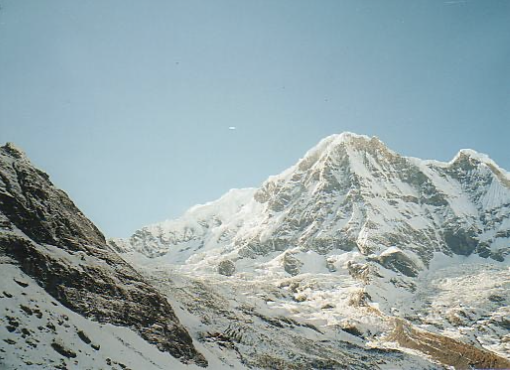
#> input picture mountain_left.jpg, 510 x 370 px
$ python test2.py
#> lines starting #> are read from the running program, lines starting #| are printed output that depends on the picture
import cv2
import numpy as np

# Read the two images
image1 = cv2.imread('mountain_left.jpg')
#> image1 is the input picture: shape (370, 510, 3); mean B, G, R 168.9, 166.1, 148.5
image2 = cv2.imread('mountain_right.jpg')
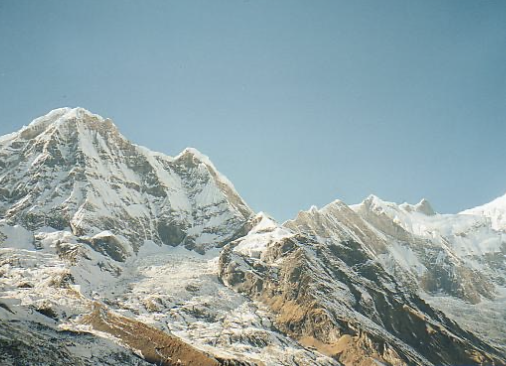
#> input picture mountain_right.jpg, 506 x 366 px
#> image2 is the input picture: shape (366, 506, 3); mean B, G, R 165.2, 163, 144.9

# Convert the images to grayscale
image1_gray = cv2.cvtColor(image1, cv2.COLOR_BGR2GRAY)
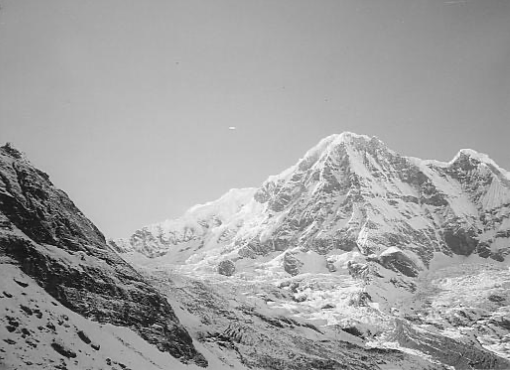
#> image1_gray: shape (370, 510); min 3, max 254, mean 161.1
image2_gray = cv2.cvtColor(image2, cv2.COLOR_BGR2GRAY)
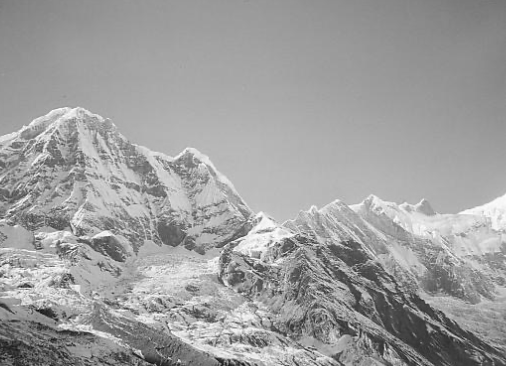
#> image2_gray: shape (366, 506); min 11, max 253, mean 157.9

# Find the keypoints and descriptors with SIFT
sift = cv2.SIFT_create()
keypoints1, descriptors1 = sift.detectAndCompute(image1_gray, None)
#> keypoints1 = 1460 keypoints; strongest (x, y, size): (97, 348, 2.8), (67, 319, 2.1), (23, 294, 1.8), (71, 254, 1.8)
keypoints2, descriptors2 = sift.detectAndCompute(image2_gray, None)
#> keypoints2 = 1510 keypoints; strongest (x, y, size): (179, 361, 2), (350, 326, 1.8), (26, 285, 3.9), (210, 343, 3)

# Match features between the two images
matcher = cv2.BFMatcher()
matches = matcher.knnMatch(descriptors1, descriptors2, k=2)
#> matches = 1460 matches

# Select the good points
good_points = []
for m, n in matches:
    if m.distance < 0.6*n.distance:
        good_points.append(m)
#> after the loop, good_points = 268 matches

# Stitch the images together using the good match points
result = cv2.drawMatches(image1, keypoints1, image2, keypoints2, good_points, None)
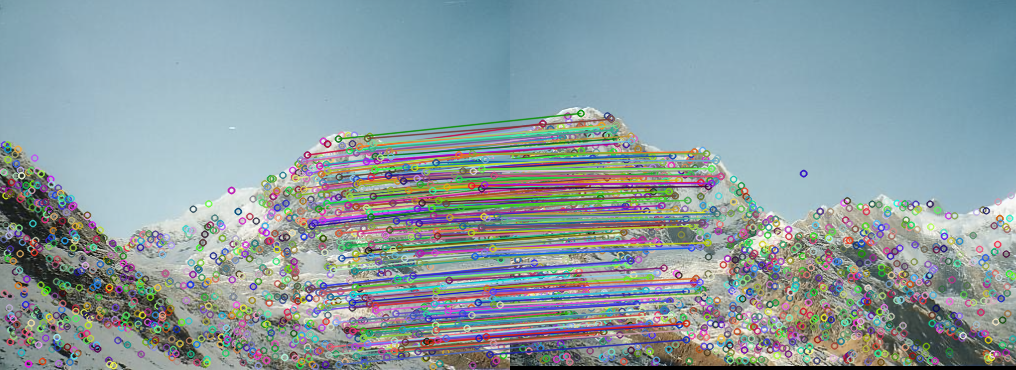
#> result: shape (370, 1016, 3); mean B, G, R 160.7, 156.5, 140

# Save the result
cv2.imwrite('test_2_result.jpg', result)

# Display the result
cv2.imshow('Test 2 Result', result)
cv2.waitKey(0)
cv2.destroyAllWindows()
